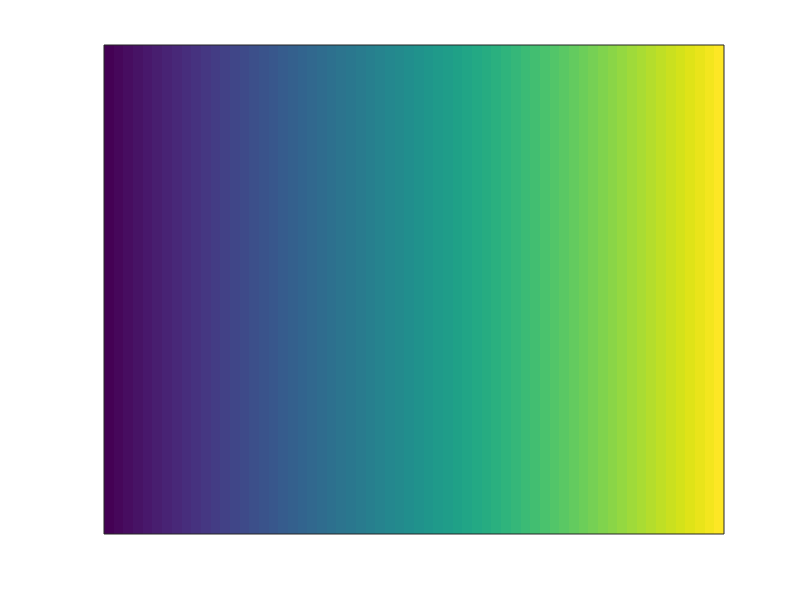

Reproduce this figure in MATLAB.

% GENERATE_SWAGES  Generates swages for colormaps in the current directory. 
% These are incorporated into the README file.
% Author: Timothy Sipkens, 2019
%================================================================%

clear;

x = 0:255;
imagesc(x);
set(gca,'xtick',[])
set(gca,'ytick',[])
set(gcf, 'Position',  [100, 300, 300, 40]);

fn = dir(fullfile('','*.mat'));

for ii=1:length(fn)
    if ~strcmp(fn(ii).name,'test_data.mat') % skip test data file
        cmap_name = fn(ii).name(1:(end-4));
        cm = load_cmap(cmap_name,255);
        colormap(cm);
        
        F = getframe(gca);
        imwrite(F.cdata,['docs/',cmap_name,'.jpg']);
    end
end

